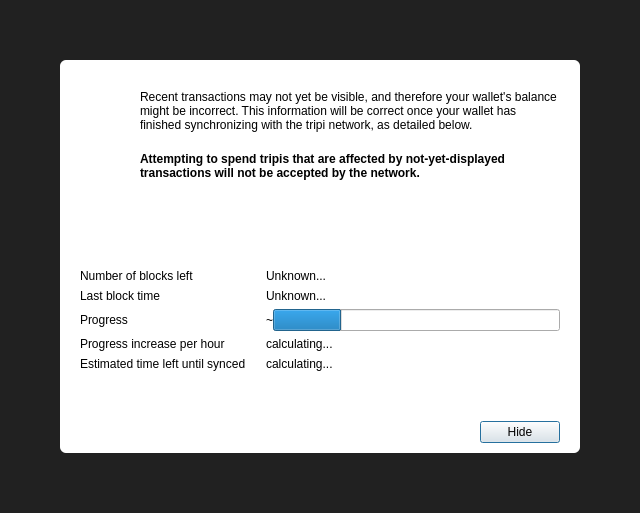
<?xml version="1.0" encoding="UTF-8"?>
<ui version="4.0">
 <class>ModalOverlay</class>
 <widget class="ModalOverlay" name="ModalOverlay">
  <property name="geometry">
   <rect>
    <x>0</x>
    <y>0</y>
    <width>640</width>
    <height>513</height>
   </rect>
  </property>
  <property name="windowTitle">
   <string>Form</string>
  </property>
  <layout class="QVBoxLayout" name="verticalLayout" stretch="0">
   <property name="sizeConstraint">
    <enum>QLayout::SetDefaultConstraint</enum>
   </property>
   <property name="leftMargin">
    <number>0</number>
   </property>
   <property name="topMargin">
    <number>0</number>
   </property>
   <property name="rightMargin">
    <number>0</number>
   </property>
   <property name="bottomMargin">
    <number>0</number>
   </property>
   <item>
    <widget class="QWidget" name="bgWidget" native="true">
     <property name="styleSheet">
      <string notr="true">#bgWidget { background: rgba(0,0,0,220); }</string>
     </property>
     <layout class="QVBoxLayout" name="verticalLayoutMain" stretch="0">
      <property name="leftMargin">
       <number>60</number>
      </property>
      <property name="topMargin">
       <number>60</number>
      </property>
      <property name="rightMargin">
       <number>60</number>
      </property>
      <property name="bottomMargin">
       <number>60</number>
      </property>
      <item>
       <widget class="QWidget" name="contentWidget" native="true">
        <property name="styleSheet">
         <string notr="true">#contentWidget { background: white; border-radius: 6px; }</string>
        </property>
        <layout class="QVBoxLayout" name="verticalLayout_3" stretch="1,0,0">
         <property name="spacing">
          <number>0</number>
         </property>
         <property name="leftMargin">
          <number>20</number>
         </property>
         <property name="topMargin">
          <number>10</number>
         </property>
         <property name="rightMargin">
          <number>20</number>
         </property>
         <property name="bottomMargin">
          <number>10</number>
         </property>
         <item>
          <widget class="QStackedWidget" name="stackedWidget">
           <property name="currentIndex">
            <number>0</number>
           </property>
           <widget class="QWidget" name="page">
            <layout class="QVBoxLayout" name="verticalLayout_2">
             <property name="spacing">
              <number>0</number>
             </property>
             <property name="leftMargin">
              <number>0</number>
             </property>
             <property name="topMargin">
              <number>0</number>
             </property>
             <property name="rightMargin">
              <number>0</number>
             </property>
             <property name="bottomMargin">
              <number>0</number>
             </property>
             <item>
              <layout class="QHBoxLayout" name="horizontalLayoutIconText" stretch="0,1">
               <property name="spacing">
                <number>20</number>
               </property>
               <property name="topMargin">
                <number>20</number>
               </property>
               <item>
                <layout class="QVBoxLayout" name="verticalLayoutIcon">
                 <item>
                  <widget class="QPushButton" name="warningIcon">
                   <property name="enabled">
                    <bool>false</bool>
                   </property>
                   <property name="text">
                    <string/>
                   </property>
                   <property name="icon">
                    <iconset>
                     <normaloff>:/icons/warning</normaloff>
                     <disabledoff>:/icons/warning</disabledoff>:/icons/warning</iconset>
                   </property>
                   <property name="iconSize">
                    <size>
                     <width>48</width>
                     <height>48</height>
                    </size>
                   </property>
                   <property name="flat">
                    <bool>true</bool>
                   </property>
                  </widget>
                 </item>
                 <item>
                  <spacer name="verticalSpacerWarningIcon">
                   <property name="orientation">
                    <enum>Qt::Vertical</enum>
                   </property>
                   <property name="sizeHint" stdset="0">
                    <size>
                     <width>20</width>
                     <height>40</height>
                    </size>
                   </property>
                  </spacer>
                 </item>
                </layout>
               </item>
               <item>
                <layout class="QVBoxLayout" name="verticalLayoutInfoText">
                 <property name="leftMargin">
                  <number>0</number>
                 </property>
                 <property name="topMargin">
                  <number>0</number>
                 </property>
                 <item>
                  <widget class="QLabel" name="infoText">
                   <property name="text">
                    <string>Recent transactions may not yet be visible, and therefore your wallet's balance might be incorrect. This information will be correct once your wallet has finished synchronizing with the tripi network, as detailed below.</string>
                   </property>
                   <property name="textFormat">
                    <enum>Qt::RichText</enum>
                   </property>
                   <property name="wordWrap">
                    <bool>true</bool>
                   </property>
                  </widget>
                 </item>
                 <item>
                  <widget class="QLabel" name="infoTextStrong">
                   <property name="font">
                    <font>
                     <weight>75</weight>
                     <bold>true</bold>
                    </font>
                   </property>
                   <property name="text">
                    <string>Attempting to spend tripis that are affected by not-yet-displayed transactions will not be accepted by the network.</string>
                   </property>
                   <property name="textFormat">
                    <enum>Qt::RichText</enum>
                   </property>
                   <property name="wordWrap">
                    <bool>true</bool>
                   </property>
                  </widget>
                 </item>
                 <item>
                  <spacer name="verticalSpacerInTextSpace">
                   <property name="orientation">
                    <enum>Qt::Vertical</enum>
                   </property>
                   <property name="sizeHint" stdset="0">
                    <size>
                     <width>20</width>
                     <height>40</height>
                    </size>
                   </property>
                  </spacer>
                 </item>
                </layout>
               </item>
              </layout>
             </item>
             <item>
              <layout class="QFormLayout" name="formLayout">
               <property name="fieldGrowthPolicy">
                <enum>QFormLayout::ExpandingFieldsGrow</enum>
               </property>
               <property name="horizontalSpacing">
                <number>20</number>
               </property>
               <property name="verticalSpacing">
                <number>6</number>
               </property>
               <property name="topMargin">
                <number>10</number>
               </property>
               <item row="0" column="0">
                <widget class="QLabel" name="labelNumberOfBlocksLeft">
                 <property name="font">
                  <font>
                   <weight>50</weight>
                   <bold>false</bold>
                  </font>
                 </property>
                 <property name="text">
                  <string>Number of blocks left</string>
                 </property>
                </widget>
               </item>
               <item row="0" column="1">
                <widget class="QLabel" name="numberOfBlocksLeft">
                 <property name="sizePolicy">
                  <sizepolicy hsizetype="Expanding" vsizetype="Preferred">
                   <horstretch>0</horstretch>
                   <verstretch>0</verstretch>
                  </sizepolicy>
                 </property>
                 <property name="text">
                  <string>Unknown...</string>
                 </property>
                </widget>
               </item>
               <item row="1" column="0">
                <widget class="QLabel" name="labelLastBlockTime">
                 <property name="font">
                  <font>
                   <weight>50</weight>
                   <bold>false</bold>
                  </font>
                 </property>
                 <property name="text">
                  <string>Last block time</string>
                 </property>
                </widget>
               </item>
               <item row="1" column="1">
                <widget class="QLabel" name="newestBlockDate">
                 <property name="sizePolicy">
                  <sizepolicy hsizetype="Expanding" vsizetype="Preferred">
                   <horstretch>0</horstretch>
                   <verstretch>0</verstretch>
                  </sizepolicy>
                 </property>
                 <property name="text">
                  <string>Unknown...</string>
                 </property>
                </widget>
               </item>
               <item row="2" column="0">
                <widget class="QLabel" name="labelSyncDone">
                 <property name="font">
                  <font>
                   <weight>50</weight>
                   <bold>false</bold>
                  </font>
                 </property>
                 <property name="text">
                  <string>Progress</string>
                 </property>
                </widget>
               </item>
               <item row="2" column="1">
                <layout class="QHBoxLayout" name="horizontalLayoutSync" stretch="0,1">
                 <item>
                  <widget class="QLabel" name="percentageProgress">
                   <property name="text">
                    <string notr="true">~</string>
                   </property>
                  </widget>
                 </item>
                 <item>
                  <widget class="QProgressBar" name="progressBar">
                   <property name="value">
                    <number>24</number>
                   </property>
                   <property name="format">
                    <string/>
                   </property>
                  </widget>
                 </item>
                </layout>
               </item>
               <item row="4" column="0">
                <widget class="QLabel" name="labelProgressIncrease">
                 <property name="font">
                  <font>
                   <weight>50</weight>
                   <bold>false</bold>
                  </font>
                 </property>
                 <property name="text">
                  <string>Progress increase per hour</string>
                 </property>
                </widget>
               </item>
               <item row="4" column="1">
                <widget class="QLabel" name="progressIncreasePerH">
                 <property name="sizePolicy">
                  <sizepolicy hsizetype="Expanding" vsizetype="Preferred">
                   <horstretch>0</horstretch>
                   <verstretch>0</verstretch>
                  </sizepolicy>
                 </property>
                 <property name="text">
                  <string>calculating...</string>
                 </property>
                </widget>
               </item>
               <item row="5" column="0">
                <widget class="QLabel" name="labelEstimatedTimeLeft">
                 <property name="font">
                  <font>
                   <weight>50</weight>
                   <bold>false</bold>
                  </font>
                 </property>
                 <property name="text">
                  <string>Estimated time left until synced</string>
                 </property>
                </widget>
               </item>
               <item row="5" column="1">
                <widget class="QLabel" name="expectedTimeLeft">
                 <property name="sizePolicy">
                  <sizepolicy hsizetype="Expanding" vsizetype="Preferred">
                   <horstretch>0</horstretch>
                   <verstretch>0</verstretch>
                  </sizepolicy>
                 </property>
                 <property name="text">
                  <string>calculating...</string>
                 </property>
                </widget>
               </item>
              </layout>
             </item>
            </layout>
           </widget>
           <widget class="QWidget" name="page_2">
            <layout class="QVBoxLayout" name="verticalLayout_4">
             <property name="spacing">
              <number>15</number>
             </property>
             <property name="topMargin">
              <number>40</number>
             </property>
             <property name="bottomMargin">
              <number>40</number>
             </property>
             <item>
              <layout class="QHBoxLayout" name="horizontalLayout_2">
               <item>
                <spacer name="horizontalSpacer_4">
                 <property name="orientation">
                  <enum>Qt::Horizontal</enum>
                 </property>
                 <property name="sizeHint" stdset="0">
                  <size>
                   <width>40</width>
                   <height>20</height>
                  </size>
                 </property>
                </spacer>
               </item>
               <item>
                <widget class="QPushButton" name="warningIconBackup">
                 <property name="enabled">
                  <bool>false</bool>
                 </property>
                 <property name="text">
                  <string/>
                 </property>
                 <property name="icon">
                  <iconset>
                   <normaloff>:/styles/app-icons/message_warning</normaloff>
                   <disabledoff>:/styles/app-icons/message_warning</disabledoff>:/styles/app-icons/message_warning</iconset>
                 </property>
                 <property name="iconSize">
                  <size>
                   <width>120</width>
                   <height>120</height>
                  </size>
                 </property>
                 <property name="flat">
                  <bool>true</bool>
                 </property>
                </widget>
               </item>
               <item>
                <spacer name="horizontalSpacer_5">
                 <property name="orientation">
                  <enum>Qt::Horizontal</enum>
                 </property>
                 <property name="sizeHint" stdset="0">
                  <size>
                   <width>40</width>
                   <height>20</height>
                  </size>
                 </property>
                </spacer>
               </item>
              </layout>
             </item>
             <item>
              <widget class="QLabel" name="labelNote">
               <property name="text">
                <string>IMPORTANT NOTE!</string>
               </property>
               <property name="alignment">
                <set>Qt::AlignCenter</set>
               </property>
              </widget>
             </item>
             <item>
              <widget class="QLabel" name="labelMessage">
               <property name="text">
                <string>Making a backup of your wallet helps ensure you can always maintain access to your funds. Please backup your wallet in order to avoid losing funds.</string>
               </property>
               <property name="alignment">
                <set>Qt::AlignCenter</set>
               </property>
               <property name="wordWrap">
                <bool>true</bool>
               </property>
              </widget>
             </item>
             <item>
              <spacer name="verticalSpacer">
               <property name="orientation">
                <enum>Qt::Vertical</enum>
               </property>
               <property name="sizeType">
                <enum>QSizePolicy::Expanding</enum>
               </property>
               <property name="sizeHint" stdset="0">
                <size>
                 <width>20</width>
                 <height>40</height>
                </size>
               </property>
              </spacer>
             </item>
             <item>
              <layout class="QHBoxLayout" name="horizontalLayout">
               <item>
                <spacer name="horizontalSpacer_2">
                 <property name="orientation">
                  <enum>Qt::Horizontal</enum>
                 </property>
                 <property name="sizeHint" stdset="0">
                  <size>
                   <width>40</width>
                   <height>20</height>
                  </size>
                 </property>
                </spacer>
               </item>
               <item>
                <widget class="QPushButton" name="walletBackupButton">
                 <property name="text">
                  <string>Wallet backup</string>
                 </property>
                </widget>
               </item>
               <item>
                <spacer name="horizontalSpacer_3">
                 <property name="orientation">
                  <enum>Qt::Horizontal</enum>
                 </property>
                 <property name="sizeHint" stdset="0">
                  <size>
                   <width>40</width>
                   <height>20</height>
                  </size>
                 </property>
                </spacer>
               </item>
              </layout>
             </item>
            </layout>
           </widget>
          </widget>
         </item>
         <item>
          <spacer name="verticalSpacerAfterText">
           <property name="orientation">
            <enum>Qt::Vertical</enum>
           </property>
           <property name="sizeHint" stdset="0">
            <size>
             <width>20</width>
             <height>40</height>
            </size>
           </property>
          </spacer>
         </item>
         <item>
          <layout class="QHBoxLayout" name="horizontalLayoutButtons">
           <property name="leftMargin">
            <number>10</number>
           </property>
           <property name="topMargin">
            <number>10</number>
           </property>
           <item>
            <spacer name="horizontalSpacer">
             <property name="orientation">
              <enum>Qt::Horizontal</enum>
             </property>
             <property name="sizeHint" stdset="0">
              <size>
               <width>40</width>
               <height>20</height>
              </size>
             </property>
            </spacer>
           </item>
           <item>
            <widget class="QPushButton" name="closeButton">
             <property name="text">
              <string>Hide</string>
             </property>
             <property name="focusPolicy">
              <enum>Qt::StrongFocus</enum>
             </property>
             <property name="default">
              <bool>true</bool>
             </property>
            </widget>
           </item>
          </layout>
         </item>
        </layout>
       </widget>
      </item>
     </layout>
    </widget>
   </item>
  </layout>
 </widget>
 <customwidgets>
  <customwidget>
   <class>ModalOverlay</class>
   <extends>QWidget</extends>
   <header>qt/modaloverlay.h</header>
   <container>1</container>
  </customwidget>
 </customwidgets>
 <resources/>
 <connections/>
</ui>
